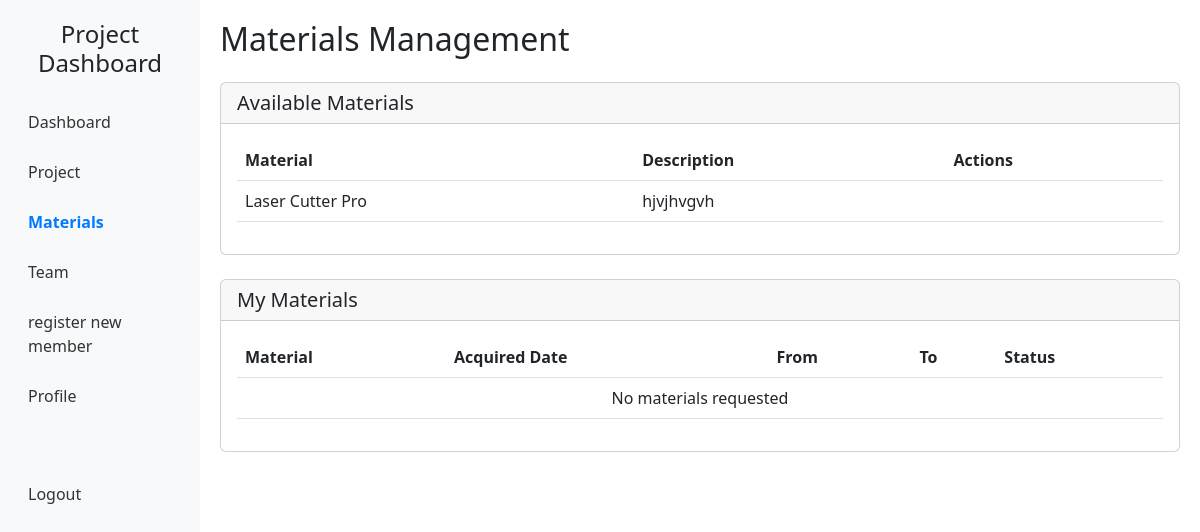
The page /materials/ (signed in) on the database as committed earlier.
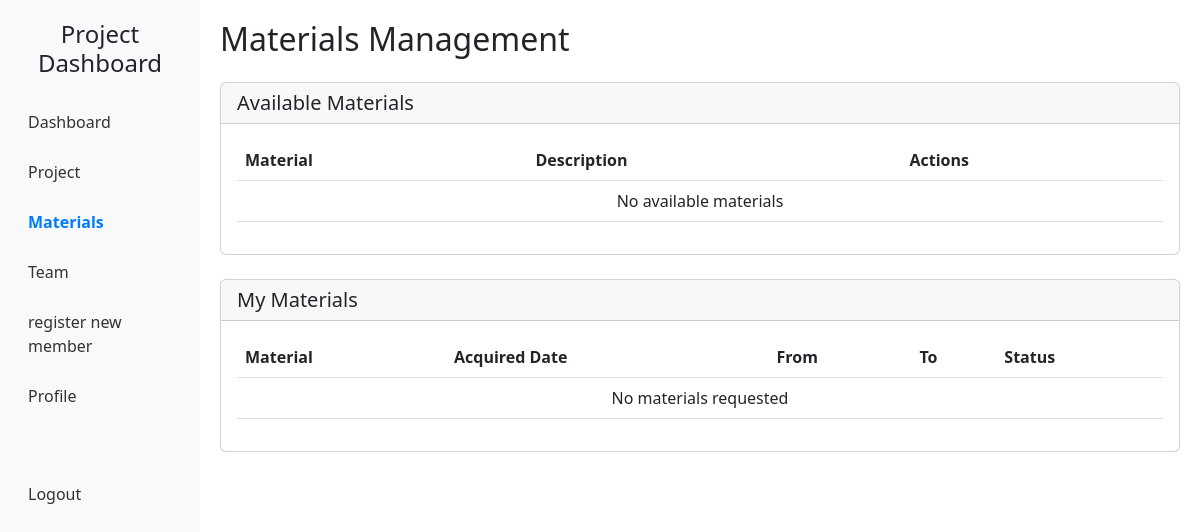
The same page on the database as committed later.
### dashboard/models.py (models this page shows, shortened)
class Material(models.Model):
    STATUS_CHOICES = [
        ("available", "Available"),
        ("in_use", "In Use"),
    ]
    model_number = models.CharField(max_length=200, null=True, blank=True)
    manufacturer = models.CharField(max_length=200, null=True, blank=True)
    measurement_range = models.CharField(max_length=200, null=True, blank=True)
    precision = models.CharField(max_length=200, null=True, blank=True)
    power_requirements = models.CharField(max_length=200, null=True, blank=True)
    dimensions = models.CharField(max_length=200, null=True, blank=True)
    weight = models.CharField(max_length=200, null=True, blank=True)
    published = models.BooleanField(default=False)
    name = models.CharField(max_length=200)
    description = models.TextField()
    status = models.CharField(
        max_length=20, choices=STATUS_CHOICES, default="available"
    )

### dashboard/views.py (the view)
# urls.py: path('materials/', views.MaterialsView.as_view(), name='materials'),
class MaterialsView(LoginRequiredMixin,TemplateView):
    template_name = "dashboard/materials.html"
    def get_context_data(self, **kwargs):
        context = super().get_context_data(**kwargs)
        context['available_materials'] = Material.objects.filter(status='available', published=True)
        if self.request.user.is_authenticated and hasattr(self.request.user, 'team_member'):
            team_member = self.request.user.team_member
            if team_member.project:
                context['my_materials'] = MaterialRequest.objects.filter(project=team_member.project)
                context['can_request'] = team_member.is_permitted_to_demand
        return context

### dashboard/templates/dashboard/materials.html (shortened to what this page needs)
{% extends 'dashboard/base.html' %}
{% block page_title %}Materials Management{% endblock %}
{% block content %}
<div class="row">
    <div class="col-md-12 mb-4">
        <div class="card">
            <div class="card-header">
                <h5 class="mb-0">Available Materials</h5>
            </div>
            <div class="card-body">
                <div class="table-responsive">
                    <table class="table table-hover">
                        <thead>
                            <tr>
                                <th>Material</th>
                                <th>Description</th>
                                <th>Actions</th>
                            </tr>
                        </thead>
                        <tbody>
                            {% for material in available_materials %}
                            <tr>
                                <td>{{ material.name }}</td>
                                <td>{{ material.description }}</td>
                                <td>
                                </td>
                            </tr>
                            {% empty %}
                            <tr>
                                <td colspan="3" class="text-center">No available materials</td>
                            </tr>
                            {% endfor %}
                        </tbody>
                    </table>
                </div>
            </div>
        </div>
    </div>
    <div class="col-md-12">
        <div class="card">
            <div class="card-header">
                <h5 class="mb-0">My Materials</h5>
            </div>
            <div class="card-body">
                <div class="table-responsive">
                    <table class="table table-hover">
                        <thead>
                            <tr>
                                <th>Material</th>
                                <th>Acquired Date</th>
                                <th>From</th>
                                <th>To</th>
                                <th>Status</th>
                            </tr>
                        </thead>
                        <tbody>
                            {% for request in my_materials %}
                            <tr>
                                <td>{{ request.material.name }}</td>
                                <td>{{ request.acquired_date|date:"Y-m-d" }}</td>
                                <td>{{ request.from_date|date:"Y-m-d" }}</td>
                                <td>{{ request.to_date|date:"Y-m-d" }}</td>
                                <td>
                                    <span class="badge bg-primary">Active</span>
                                </td>
                                {% comment %} <td>
                                    {% if can_request %}
                                    <button class="btn btn-sm btn-warning return-material"
                                            data-id="{{ request.id }}"
                                            data-name="{{ request.material.name }}">
                                        Return
                                    </button>
                                    {% endif %}
                                </td> {% endcomment %}
                            </tr>
                            {% empty %}
                            <tr>
                                <td colspan="6" class="text-center">No materials requested</td>
                            </tr>
                            {% endfor %}
                        </tbody>
                    </table>
                </div>
            </div>
        </div>
    </div>
</div>
{% endblock %}

### dashboard/templates/dashboard/base.html (shortened to what this page needs)
<!DOCTYPE html>
<html lang="en">
  <head>
    <link href="https://cdn.jsdelivr.net/npm/bootstrap-icons@1.7.2/font/bootstrap-icons.css" rel="stylesheet">
    <link
      href="https://cdn.jsdelivr.net/npm/bootstrap@5.3.0-alpha1/dist/css/bootstrap.min.css"
      rel="stylesheet"
    />
  </head>
  <body>
    <div class="container-fluid">
      <div class="row">
        {% include "partials/sidebar.html" %}
        <div class="col-md-10 content">
          <h2 class="mb-4">{% block page_title %}Dashboard{% endblock %}</h2>
          {% block content %}{% endblock %}
        </div>
      </div>
    </div>
  </body>
</html>

### dashboard/templates/partials/sidebar.html (shortened to what this page needs)
        <div class="col-md-2 sidebar">
          <h4 class="text-center mb-4">Project Dashboard</h4>
          <ul class="nav flex-column">
            <li class="nav-item">
              <a
                class="nav-link {% if request.path == '/' %}active{% endif %}"
                href="{% url 'index' %}"
                >Dashboard</a
              >
            </li>
            <li class="nav-item">
              <a
                class="nav-link {% if 'project' in request.path %}active{% endif %}"
                href="{% url 'project' %}"
                >Project</a
              >
            </li>
            <li class="nav-item">
              <a
                class="nav-link {% if 'materials' in request.path %}active{% endif %}"
                href="{% url 'materials' %}"
                >Materials</a
              >
            </li>
            <li class="nav-item">
              <a
                class="nav-link {% if 'team_list' in request.path %}active{% endif %}"
                href="{% url 'team_list' %}"
                >Team</a
              >
            </li>
            <li class="nav-item">
              <a
                class="nav-link {% if 'register' in request.path %}active{% endif %}"
                href="{% url 'register' %}"
                >register new member</a
              >
            </li>
            <li class="nav-item">
              <a
                class="nav-link {% if 'profile' in request.path %}active{% endif %}"
                href="{% url 'profile' %}"
                >Profile</a
              >
            </li>
            <li class="nav-item mt-5">
                <a
                    class="nav-link"
                    href="javascript:document.querySelector('form').submit()"
                >Logout</a
                >
            </li>
          </ul>
        </div>

### dashboard/templates/dashboard/base.html (style rules this page uses)
.sidebar { min-height: 100vh; background-color: #f8f9fa; padding-top: 20px; }
.content { padding: 20px; }
.nav-link { color: #333; margin-bottom: 10px; }
.nav-link.active { font-weight: bold; color: #007bff; }

Rows that differ between the two databases and show on the page:
no longer on this page (row edited): Material: name "Laser Cutter Pro", description "hjvjhvgvh"
Other text that changed with them:
text now shown: "No available materials"
